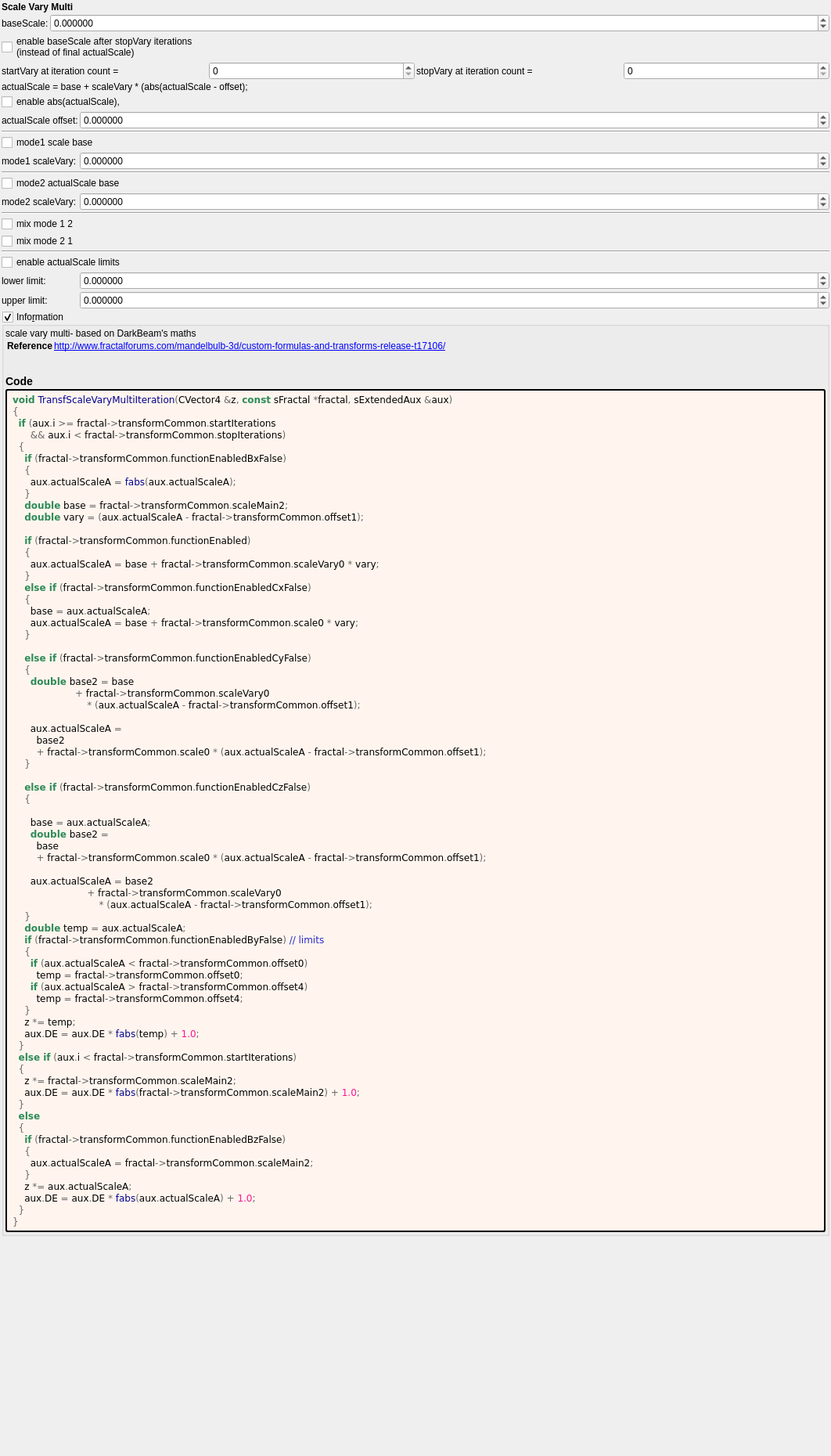
<?xml version="1.0" encoding="UTF-8"?>
<ui version="4.0">
 <class>transf_scale_vary_multi</class>
 <widget class="QWidget" name="Form">
  <property name="geometry">
   <rect>
    <x>0</x>
    <y>0</y>
    <width>1062</width>
    <height>1860</height>
   </rect>
  </property>
  <property name="windowTitle">
   <string notr="true">transf_scale_vary_multi</string>
  </property>
  <layout class="QVBoxLayout" name="verticalLayout">
   <property name="spacing">
    <number>2</number>
   </property>
   <property name="leftMargin">
    <number>2</number>
   </property>
   <property name="topMargin">
    <number>2</number>
   </property>
   <property name="rightMargin">
    <number>2</number>
   </property>
   <property name="bottomMargin">
    <number>2</number>
   </property>
   <item>
    <widget class="QLabel" name="label_141">
     <property name="font">
      <font>
       <weight>75</weight>
       <bold>true</bold>
      </font>
     </property>
     <property name="text">
      <string>Scale Vary Multi</string>
     </property>
    </widget>
   </item>
   <item>
    <layout class="QGridLayout" name="gridLayout_2" columnstretch="0,1">
     <property name="spacing">
      <number>2</number>
     </property>
     <item row="0" column="0">
      <widget class="QLabel" name="label_140">
       <property name="text">
        <string>baseScale:</string>
       </property>
      </widget>
     </item>
     <item row="0" column="1">
      <widget class="MyDoubleSpinBox" name="spinbox_transf_scale_main_2">
       <property name="sizePolicy">
        <sizepolicy hsizetype="Minimum" vsizetype="Maximum">
         <horstretch>0</horstretch>
         <verstretch>0</verstretch>
        </sizepolicy>
       </property>
       <property name="prefix">
        <string/>
       </property>
       <property name="suffix">
        <string/>
       </property>
       <property name="decimals">
        <number>6</number>
       </property>
       <property name="minimum">
        <double>-100000.000000000000000</double>
       </property>
       <property name="maximum">
        <double>100000.000000000000000</double>
       </property>
       <property name="singleStep">
        <double>0.100000000000000</double>
       </property>
      </widget>
     </item>
    </layout>
   </item>
   <item>
    <widget class="MyCheckBox" name="checkBox_transf_function_enabledBz_false">
     <property name="layoutDirection">
      <enum>Qt::LeftToRight</enum>
     </property>
     <property name="text">
      <string>enable baseScale after stopVary iterations
(instead of final actualScale)</string>
     </property>
    </widget>
   </item>
   <item>
    <layout class="QGridLayout" name="gridLayout">
     <item row="0" column="4">
      <widget class="MySpinBox" name="spinboxInt_transf_stop_iterations">
       <property name="sizePolicy">
        <sizepolicy hsizetype="Preferred" vsizetype="Maximum">
         <horstretch>0</horstretch>
         <verstretch>0</verstretch>
        </sizepolicy>
       </property>
       <property name="maximum">
        <number>999</number>
       </property>
      </widget>
     </item>
     <item row="0" column="2">
      <widget class="MySpinBox" name="spinboxInt_transf_start_iterations">
       <property name="sizePolicy">
        <sizepolicy hsizetype="Minimum" vsizetype="Maximum">
         <horstretch>0</horstretch>
         <verstretch>0</verstretch>
        </sizepolicy>
       </property>
       <property name="minimum">
        <number>0</number>
       </property>
       <property name="maximum">
        <number>999</number>
       </property>
       <property name="value">
        <number>0</number>
       </property>
      </widget>
     </item>
     <item row="0" column="3">
      <widget class="QLabel" name="label_48">
       <property name="text">
        <string>stopVary at iteration count =</string>
       </property>
       <property name="wordWrap">
        <bool>true</bool>
       </property>
      </widget>
     </item>
     <item row="0" column="1">
      <widget class="QLabel" name="label_66">
       <property name="text">
        <string>startVary at iteration count =</string>
       </property>
       <property name="wordWrap">
        <bool>true</bool>
       </property>
      </widget>
     </item>
    </layout>
   </item>
   <item>
    <widget class="QLabel" name="label_145">
     <property name="text">
      <string>actualScale = base + scaleVary * (abs(actualScale - offset);</string>
     </property>
    </widget>
   </item>
   <item>
    <layout class="QGridLayout" name="gridLayout_30" columnstretch="0,1">
     <property name="spacing">
      <number>2</number>
     </property>
     <item row="4" column="0">
      <widget class="QLabel" name="label_142">
       <property name="text">
        <string>mode1 scaleVary:</string>
       </property>
      </widget>
     </item>
     <item row="14" column="0">
      <widget class="QLabel" name="label_147">
       <property name="text">
        <string>upper limit:</string>
       </property>
      </widget>
     </item>
     <item row="8" column="0" colspan="2">
      <widget class="Line" name="line_4">
       <property name="orientation">
        <enum>Qt::Horizontal</enum>
       </property>
      </widget>
     </item>
     <item row="9" column="0">
      <widget class="MyCheckBox" name="checkBox_transf_function_enabledCy_false">
       <property name="text">
        <string>mix mode 1 2</string>
       </property>
      </widget>
     </item>
     <item row="1" column="1">
      <widget class="MyDoubleSpinBox" name="spinbox_transf_offset_1">
       <property name="sizePolicy">
        <sizepolicy hsizetype="Minimum" vsizetype="Maximum">
         <horstretch>0</horstretch>
         <verstretch>0</verstretch>
        </sizepolicy>
       </property>
       <property name="prefix">
        <string/>
       </property>
       <property name="suffix">
        <string/>
       </property>
       <property name="decimals">
        <number>6</number>
       </property>
       <property name="minimum">
        <double>-100000.000000000000000</double>
       </property>
       <property name="maximum">
        <double>100000.000000000000000</double>
       </property>
       <property name="singleStep">
        <double>0.100000000000000</double>
       </property>
      </widget>
     </item>
     <item row="7" column="0">
      <widget class="QLabel" name="label_144">
       <property name="text">
        <string>mode2 scaleVary:</string>
       </property>
      </widget>
     </item>
     <item row="13" column="1">
      <widget class="MyDoubleSpinBox" name="spinbox_transf_offset_0">
       <property name="sizePolicy">
        <sizepolicy hsizetype="Minimum" vsizetype="Maximum">
         <horstretch>0</horstretch>
         <verstretch>0</verstretch>
        </sizepolicy>
       </property>
       <property name="prefix">
        <string/>
       </property>
       <property name="suffix">
        <string/>
       </property>
       <property name="decimals">
        <number>6</number>
       </property>
       <property name="minimum">
        <double>-100000.000000000000000</double>
       </property>
       <property name="maximum">
        <double>100000.000000000000000</double>
       </property>
       <property name="singleStep">
        <double>0.100000000000000</double>
       </property>
      </widget>
     </item>
     <item row="5" column="0" colspan="2">
      <widget class="Line" name="line_3">
       <property name="orientation">
        <enum>Qt::Horizontal</enum>
       </property>
      </widget>
     </item>
     <item row="11" column="0" colspan="2">
      <widget class="Line" name="line_5">
       <property name="orientation">
        <enum>Qt::Horizontal</enum>
       </property>
      </widget>
     </item>
     <item row="13" column="0">
      <widget class="QLabel" name="label_146">
       <property name="text">
        <string>lower limit:</string>
       </property>
      </widget>
     </item>
     <item row="3" column="0" colspan="2">
      <widget class="MyCheckBox" name="checkBox_transf_function_enabled">
       <property name="text">
        <string>mode1 scale base</string>
       </property>
      </widget>
     </item>
     <item row="4" column="1">
      <widget class="MyDoubleSpinBox" name="spinbox_transf_scale_vary_0">
       <property name="sizePolicy">
        <sizepolicy hsizetype="Minimum" vsizetype="Maximum">
         <horstretch>0</horstretch>
         <verstretch>0</verstretch>
        </sizepolicy>
       </property>
       <property name="prefix">
        <string/>
       </property>
       <property name="suffix">
        <string/>
       </property>
       <property name="decimals">
        <number>6</number>
       </property>
       <property name="minimum">
        <double>-100000.000000000000000</double>
       </property>
       <property name="maximum">
        <double>100000.000000000000000</double>
       </property>
       <property name="singleStep">
        <double>0.100000000000000</double>
       </property>
      </widget>
     </item>
     <item row="14" column="1">
      <widget class="MyDoubleSpinBox" name="spinbox_transf_offset_4">
       <property name="sizePolicy">
        <sizepolicy hsizetype="Minimum" vsizetype="Maximum">
         <horstretch>0</horstretch>
         <verstretch>0</verstretch>
        </sizepolicy>
       </property>
       <property name="prefix">
        <string/>
       </property>
       <property name="suffix">
        <string/>
       </property>
       <property name="decimals">
        <number>6</number>
       </property>
       <property name="minimum">
        <double>-100000.000000000000000</double>
       </property>
       <property name="maximum">
        <double>100000.000000000000000</double>
       </property>
       <property name="singleStep">
        <double>0.100000000000000</double>
       </property>
      </widget>
     </item>
     <item row="1" column="0">
      <widget class="QLabel" name="label_143">
       <property name="text">
        <string>actualScale offset:</string>
       </property>
      </widget>
     </item>
     <item row="12" column="0" colspan="2">
      <widget class="MyCheckBox" name="checkBox_transf_function_enabledBy_false">
       <property name="text">
        <string>enable actualScale limits</string>
       </property>
      </widget>
     </item>
     <item row="7" column="1">
      <widget class="MyDoubleSpinBox" name="spinbox_transf_scale_0">
       <property name="sizePolicy">
        <sizepolicy hsizetype="Minimum" vsizetype="Maximum">
         <horstretch>0</horstretch>
         <verstretch>0</verstretch>
        </sizepolicy>
       </property>
       <property name="prefix">
        <string/>
       </property>
       <property name="suffix">
        <string/>
       </property>
       <property name="decimals">
        <number>6</number>
       </property>
       <property name="minimum">
        <double>-100000.000000000000000</double>
       </property>
       <property name="maximum">
        <double>100000.000000000000000</double>
       </property>
       <property name="singleStep">
        <double>0.100000000000000</double>
       </property>
      </widget>
     </item>
     <item row="0" column="0" colspan="2">
      <widget class="MyCheckBox" name="checkBox_transf_function_enabledBx_false">
       <property name="text">
        <string>enable abs(actualScale),</string>
       </property>
      </widget>
     </item>
     <item row="10" column="0">
      <widget class="MyCheckBox" name="checkBox_transf_function_enabledCz_false">
       <property name="text">
        <string>mix mode 2 1</string>
       </property>
      </widget>
     </item>
     <item row="6" column="0" colspan="2">
      <widget class="MyCheckBox" name="checkBox_transf_function_enabledCx_false">
       <property name="text">
        <string>mode2 actualScale base</string>
       </property>
      </widget>
     </item>
     <item row="2" column="0" colspan="2">
      <widget class="Line" name="line_6">
       <property name="orientation">
        <enum>Qt::Horizontal</enum>
       </property>
      </widget>
     </item>
    </layout>
   </item>
   <item>
    <widget class="MyGroupBox" name="groupCheck_info">
     <property name="title">
      <string>Info&amp;rmation</string>
     </property>
     <property name="flat">
      <bool>false</bool>
     </property>
     <property name="checkable">
      <bool>true</bool>
     </property>
     <layout class="QVBoxLayout" name="verticalLayout_2">
      <property name="spacing">
       <number>2</number>
      </property>
      <property name="leftMargin">
       <number>2</number>
      </property>
      <property name="topMargin">
       <number>2</number>
      </property>
      <property name="rightMargin">
       <number>2</number>
      </property>
      <property name="bottomMargin">
       <number>2</number>
      </property>
      <item>
       <widget class="QLabel" name="label_information_general">
        <property name="text">
         <string notr="true">&lt;p&gt;scale vary multi- based on DarkBeam's maths&lt;/p&gt;&lt;table&gt;
&lt;tr&gt;&lt;th&gt;Reference&lt;/th&gt;&lt;td&gt;&lt;a href=&quot;http://www.fractalforums.com/mandelbulb-3d/custom-formulas-and-transforms-release-t17106/&quot;&gt;http://www.fractalforums.com/mandelbulb-3d/custom-formulas-and-transforms-release-t17106/&lt;br&gt;
&lt;/td&gt;&lt;/tr&gt;
&lt;/table&gt;
&lt;h3&gt;Code&lt;/h3&gt;</string>
        </property>
        <property name="wordWrap">
         <bool>true</bool>
        </property>
        <property name="openExternalLinks">
         <bool>true</bool>
        </property>
        <property name="textInteractionFlags">
         <set>Qt::LinksAccessibleByMouse|Qt::TextSelectableByMouse</set>
        </property>
       </widget>
      </item>
      <item>
       <widget class="QLabel" name="label_code_content">
        <property name="styleSheet">
         <string notr="true">border-style: outset; border-width: 2px; border-radius: 3px; border-color: black; background-color: #fff5ee; padding: 4px;</string>
        </property>
        <property name="text">
         <string notr="true">&lt;body style=&quot;background-color:#fff5ee&quot;&gt;
&lt;pre style=&quot;color:#000000; background-color:#fff5ee;  font-family:'Courier New',monospace;&quot;&gt;&lt;span style=&quot;color:#2e8b57; font-weight:bold&quot;&gt;void&lt;/span&gt; &lt;span style=&quot;color:#00008f&quot;&gt;TransfScaleVaryMultiIteration&lt;/span&gt;&lt;span style=&quot;color:#676767&quot;&gt;(&lt;/span&gt;CVector4 &lt;span style=&quot;color:#676767&quot;&gt;&amp;amp;&lt;/span&gt;z&lt;span style=&quot;color:#676767&quot;&gt;,&lt;/span&gt; &lt;span style=&quot;color:#2e8b57; font-weight:bold&quot;&gt;const&lt;/span&gt; sFractal &lt;span style=&quot;color:#676767&quot;&gt;*&lt;/span&gt;fractal&lt;span style=&quot;color:#676767&quot;&gt;,&lt;/span&gt; sExtendedAux &lt;span style=&quot;color:#676767&quot;&gt;&amp;amp;&lt;/span&gt;aux&lt;span style=&quot;color:#676767&quot;&gt;)&lt;/span&gt;
&lt;span style=&quot;color:#676767&quot;&gt;{&lt;/span&gt;
  &lt;span style=&quot;color:#2e8b57; font-weight:bold&quot;&gt;if&lt;/span&gt; &lt;span style=&quot;color:#676767&quot;&gt;(&lt;/span&gt;aux&lt;span style=&quot;color:#676767&quot;&gt;.&lt;/span&gt;i &lt;span style=&quot;color:#676767&quot;&gt;&amp;gt;=&lt;/span&gt; fractal&lt;span style=&quot;color:#676767&quot;&gt;-&amp;gt;&lt;/span&gt;transformCommon&lt;span style=&quot;color:#676767&quot;&gt;.&lt;/span&gt;startIterations
      &lt;span style=&quot;color:#676767&quot;&gt;&amp;amp;&amp;amp;&lt;/span&gt; aux&lt;span style=&quot;color:#676767&quot;&gt;.&lt;/span&gt;i &lt;span style=&quot;color:#676767&quot;&gt;&amp;lt;&lt;/span&gt; fractal&lt;span style=&quot;color:#676767&quot;&gt;-&amp;gt;&lt;/span&gt;transformCommon&lt;span style=&quot;color:#676767&quot;&gt;.&lt;/span&gt;stopIterations&lt;span style=&quot;color:#676767&quot;&gt;)&lt;/span&gt;
  &lt;span style=&quot;color:#676767&quot;&gt;{&lt;/span&gt;
    &lt;span style=&quot;color:#2e8b57; font-weight:bold&quot;&gt;if&lt;/span&gt; &lt;span style=&quot;color:#676767&quot;&gt;(&lt;/span&gt;fractal&lt;span style=&quot;color:#676767&quot;&gt;-&amp;gt;&lt;/span&gt;transformCommon&lt;span style=&quot;color:#676767&quot;&gt;.&lt;/span&gt;functionEnabledBxFalse&lt;span style=&quot;color:#676767&quot;&gt;)&lt;/span&gt;
    &lt;span style=&quot;color:#676767&quot;&gt;{&lt;/span&gt;
      aux&lt;span style=&quot;color:#676767&quot;&gt;.&lt;/span&gt;actualScaleA &lt;span style=&quot;color:#676767&quot;&gt;=&lt;/span&gt; &lt;span style=&quot;color:#00008f&quot;&gt;fabs&lt;/span&gt;&lt;span style=&quot;color:#676767&quot;&gt;(&lt;/span&gt;aux&lt;span style=&quot;color:#676767&quot;&gt;.&lt;/span&gt;actualScaleA&lt;span style=&quot;color:#676767&quot;&gt;);&lt;/span&gt;
    &lt;span style=&quot;color:#676767&quot;&gt;}&lt;/span&gt;
    &lt;span style=&quot;color:#2e8b57; font-weight:bold&quot;&gt;double&lt;/span&gt; base &lt;span style=&quot;color:#676767&quot;&gt;=&lt;/span&gt; fractal&lt;span style=&quot;color:#676767&quot;&gt;-&amp;gt;&lt;/span&gt;transformCommon&lt;span style=&quot;color:#676767&quot;&gt;.&lt;/span&gt;scaleMain2&lt;span style=&quot;color:#676767&quot;&gt;;&lt;/span&gt;
    &lt;span style=&quot;color:#2e8b57; font-weight:bold&quot;&gt;double&lt;/span&gt; vary &lt;span style=&quot;color:#676767&quot;&gt;= (&lt;/span&gt;aux&lt;span style=&quot;color:#676767&quot;&gt;.&lt;/span&gt;actualScaleA &lt;span style=&quot;color:#676767&quot;&gt;-&lt;/span&gt; fractal&lt;span style=&quot;color:#676767&quot;&gt;-&amp;gt;&lt;/span&gt;transformCommon&lt;span style=&quot;color:#676767&quot;&gt;.&lt;/span&gt;offset1&lt;span style=&quot;color:#676767&quot;&gt;);&lt;/span&gt;

    &lt;span style=&quot;color:#2e8b57; font-weight:bold&quot;&gt;if&lt;/span&gt; &lt;span style=&quot;color:#676767&quot;&gt;(&lt;/span&gt;fractal&lt;span style=&quot;color:#676767&quot;&gt;-&amp;gt;&lt;/span&gt;transformCommon&lt;span style=&quot;color:#676767&quot;&gt;.&lt;/span&gt;functionEnabled&lt;span style=&quot;color:#676767&quot;&gt;)&lt;/span&gt;
    &lt;span style=&quot;color:#676767&quot;&gt;{&lt;/span&gt;
      aux&lt;span style=&quot;color:#676767&quot;&gt;.&lt;/span&gt;actualScaleA &lt;span style=&quot;color:#676767&quot;&gt;=&lt;/span&gt; base &lt;span style=&quot;color:#676767&quot;&gt;+&lt;/span&gt; fractal&lt;span style=&quot;color:#676767&quot;&gt;-&amp;gt;&lt;/span&gt;transformCommon&lt;span style=&quot;color:#676767&quot;&gt;.&lt;/span&gt;scaleVary0 &lt;span style=&quot;color:#676767&quot;&gt;*&lt;/span&gt; vary&lt;span style=&quot;color:#676767&quot;&gt;;&lt;/span&gt;
    &lt;span style=&quot;color:#676767&quot;&gt;}&lt;/span&gt;
    &lt;span style=&quot;color:#2e8b57; font-weight:bold&quot;&gt;else if&lt;/span&gt; &lt;span style=&quot;color:#676767&quot;&gt;(&lt;/span&gt;fractal&lt;span style=&quot;color:#676767&quot;&gt;-&amp;gt;&lt;/span&gt;transformCommon&lt;span style=&quot;color:#676767&quot;&gt;.&lt;/span&gt;functionEnabledCxFalse&lt;span style=&quot;color:#676767&quot;&gt;)&lt;/span&gt;
    &lt;span style=&quot;color:#676767&quot;&gt;{&lt;/span&gt;
      base &lt;span style=&quot;color:#676767&quot;&gt;=&lt;/span&gt; aux&lt;span style=&quot;color:#676767&quot;&gt;.&lt;/span&gt;actualScaleA&lt;span style=&quot;color:#676767&quot;&gt;;&lt;/span&gt;
      aux&lt;span style=&quot;color:#676767&quot;&gt;.&lt;/span&gt;actualScaleA &lt;span style=&quot;color:#676767&quot;&gt;=&lt;/span&gt; base &lt;span style=&quot;color:#676767&quot;&gt;+&lt;/span&gt; fractal&lt;span style=&quot;color:#676767&quot;&gt;-&amp;gt;&lt;/span&gt;transformCommon&lt;span style=&quot;color:#676767&quot;&gt;.&lt;/span&gt;scale0 &lt;span style=&quot;color:#676767&quot;&gt;*&lt;/span&gt; vary&lt;span style=&quot;color:#676767&quot;&gt;;&lt;/span&gt;
    &lt;span style=&quot;color:#676767&quot;&gt;}&lt;/span&gt;

    &lt;span style=&quot;color:#2e8b57; font-weight:bold&quot;&gt;else if&lt;/span&gt; &lt;span style=&quot;color:#676767&quot;&gt;(&lt;/span&gt;fractal&lt;span style=&quot;color:#676767&quot;&gt;-&amp;gt;&lt;/span&gt;transformCommon&lt;span style=&quot;color:#676767&quot;&gt;.&lt;/span&gt;functionEnabledCyFalse&lt;span style=&quot;color:#676767&quot;&gt;)&lt;/span&gt;
    &lt;span style=&quot;color:#676767&quot;&gt;{&lt;/span&gt;
      &lt;span style=&quot;color:#2e8b57; font-weight:bold&quot;&gt;double&lt;/span&gt; base2 &lt;span style=&quot;color:#676767&quot;&gt;=&lt;/span&gt; base
                     &lt;span style=&quot;color:#676767&quot;&gt;+&lt;/span&gt; fractal&lt;span style=&quot;color:#676767&quot;&gt;-&amp;gt;&lt;/span&gt;transformCommon&lt;span style=&quot;color:#676767&quot;&gt;.&lt;/span&gt;scaleVary0
                         &lt;span style=&quot;color:#676767&quot;&gt;* (&lt;/span&gt;aux&lt;span style=&quot;color:#676767&quot;&gt;.&lt;/span&gt;actualScaleA &lt;span style=&quot;color:#676767&quot;&gt;-&lt;/span&gt; fractal&lt;span style=&quot;color:#676767&quot;&gt;-&amp;gt;&lt;/span&gt;transformCommon&lt;span style=&quot;color:#676767&quot;&gt;.&lt;/span&gt;offset1&lt;span style=&quot;color:#676767&quot;&gt;);&lt;/span&gt;

      aux&lt;span style=&quot;color:#676767&quot;&gt;.&lt;/span&gt;actualScaleA &lt;span style=&quot;color:#676767&quot;&gt;=&lt;/span&gt;
        base2
        &lt;span style=&quot;color:#676767&quot;&gt;+&lt;/span&gt; fractal&lt;span style=&quot;color:#676767&quot;&gt;-&amp;gt;&lt;/span&gt;transformCommon&lt;span style=&quot;color:#676767&quot;&gt;.&lt;/span&gt;scale0 &lt;span style=&quot;color:#676767&quot;&gt;* (&lt;/span&gt;aux&lt;span style=&quot;color:#676767&quot;&gt;.&lt;/span&gt;actualScaleA &lt;span style=&quot;color:#676767&quot;&gt;-&lt;/span&gt; fractal&lt;span style=&quot;color:#676767&quot;&gt;-&amp;gt;&lt;/span&gt;transformCommon&lt;span style=&quot;color:#676767&quot;&gt;.&lt;/span&gt;offset1&lt;span style=&quot;color:#676767&quot;&gt;);&lt;/span&gt;
    &lt;span style=&quot;color:#676767&quot;&gt;}&lt;/span&gt;

    &lt;span style=&quot;color:#2e8b57; font-weight:bold&quot;&gt;else if&lt;/span&gt; &lt;span style=&quot;color:#676767&quot;&gt;(&lt;/span&gt;fractal&lt;span style=&quot;color:#676767&quot;&gt;-&amp;gt;&lt;/span&gt;transformCommon&lt;span style=&quot;color:#676767&quot;&gt;.&lt;/span&gt;functionEnabledCzFalse&lt;span style=&quot;color:#676767&quot;&gt;)&lt;/span&gt;
    &lt;span style=&quot;color:#676767&quot;&gt;{&lt;/span&gt;

      base &lt;span style=&quot;color:#676767&quot;&gt;=&lt;/span&gt; aux&lt;span style=&quot;color:#676767&quot;&gt;.&lt;/span&gt;actualScaleA&lt;span style=&quot;color:#676767&quot;&gt;;&lt;/span&gt;
      &lt;span style=&quot;color:#2e8b57; font-weight:bold&quot;&gt;double&lt;/span&gt; base2 &lt;span style=&quot;color:#676767&quot;&gt;=&lt;/span&gt;
        base
        &lt;span style=&quot;color:#676767&quot;&gt;+&lt;/span&gt; fractal&lt;span style=&quot;color:#676767&quot;&gt;-&amp;gt;&lt;/span&gt;transformCommon&lt;span style=&quot;color:#676767&quot;&gt;.&lt;/span&gt;scale0 &lt;span style=&quot;color:#676767&quot;&gt;* (&lt;/span&gt;aux&lt;span style=&quot;color:#676767&quot;&gt;.&lt;/span&gt;actualScaleA &lt;span style=&quot;color:#676767&quot;&gt;-&lt;/span&gt; fractal&lt;span style=&quot;color:#676767&quot;&gt;-&amp;gt;&lt;/span&gt;transformCommon&lt;span style=&quot;color:#676767&quot;&gt;.&lt;/span&gt;offset1&lt;span style=&quot;color:#676767&quot;&gt;);&lt;/span&gt;

      aux&lt;span style=&quot;color:#676767&quot;&gt;.&lt;/span&gt;actualScaleA &lt;span style=&quot;color:#676767&quot;&gt;=&lt;/span&gt; base2
                         &lt;span style=&quot;color:#676767&quot;&gt;+&lt;/span&gt; fractal&lt;span style=&quot;color:#676767&quot;&gt;-&amp;gt;&lt;/span&gt;transformCommon&lt;span style=&quot;color:#676767&quot;&gt;.&lt;/span&gt;scaleVary0
                             &lt;span style=&quot;color:#676767&quot;&gt;* (&lt;/span&gt;aux&lt;span style=&quot;color:#676767&quot;&gt;.&lt;/span&gt;actualScaleA &lt;span style=&quot;color:#676767&quot;&gt;-&lt;/span&gt; fractal&lt;span style=&quot;color:#676767&quot;&gt;-&amp;gt;&lt;/span&gt;transformCommon&lt;span style=&quot;color:#676767&quot;&gt;.&lt;/span&gt;offset1&lt;span style=&quot;color:#676767&quot;&gt;);&lt;/span&gt;
    &lt;span style=&quot;color:#676767&quot;&gt;}&lt;/span&gt;
    &lt;span style=&quot;color:#2e8b57; font-weight:bold&quot;&gt;double&lt;/span&gt; temp &lt;span style=&quot;color:#676767&quot;&gt;=&lt;/span&gt; aux&lt;span style=&quot;color:#676767&quot;&gt;.&lt;/span&gt;actualScaleA&lt;span style=&quot;color:#676767&quot;&gt;;&lt;/span&gt;
    &lt;span style=&quot;color:#2e8b57; font-weight:bold&quot;&gt;if&lt;/span&gt; &lt;span style=&quot;color:#676767&quot;&gt;(&lt;/span&gt;fractal&lt;span style=&quot;color:#676767&quot;&gt;-&amp;gt;&lt;/span&gt;transformCommon&lt;span style=&quot;color:#676767&quot;&gt;.&lt;/span&gt;functionEnabledByFalse&lt;span style=&quot;color:#676767&quot;&gt;)&lt;/span&gt; &lt;span style=&quot;color:#2929cc&quot;&gt;// limits&lt;/span&gt;
    &lt;span style=&quot;color:#676767&quot;&gt;{&lt;/span&gt;
      &lt;span style=&quot;color:#2e8b57; font-weight:bold&quot;&gt;if&lt;/span&gt; &lt;span style=&quot;color:#676767&quot;&gt;(&lt;/span&gt;aux&lt;span style=&quot;color:#676767&quot;&gt;.&lt;/span&gt;actualScaleA &lt;span style=&quot;color:#676767&quot;&gt;&amp;lt;&lt;/span&gt; fractal&lt;span style=&quot;color:#676767&quot;&gt;-&amp;gt;&lt;/span&gt;transformCommon&lt;span style=&quot;color:#676767&quot;&gt;.&lt;/span&gt;offset0&lt;span style=&quot;color:#676767&quot;&gt;)&lt;/span&gt;
        temp &lt;span style=&quot;color:#676767&quot;&gt;=&lt;/span&gt; fractal&lt;span style=&quot;color:#676767&quot;&gt;-&amp;gt;&lt;/span&gt;transformCommon&lt;span style=&quot;color:#676767&quot;&gt;.&lt;/span&gt;offset0&lt;span style=&quot;color:#676767&quot;&gt;;&lt;/span&gt;
      &lt;span style=&quot;color:#2e8b57; font-weight:bold&quot;&gt;if&lt;/span&gt; &lt;span style=&quot;color:#676767&quot;&gt;(&lt;/span&gt;aux&lt;span style=&quot;color:#676767&quot;&gt;.&lt;/span&gt;actualScaleA &lt;span style=&quot;color:#676767&quot;&gt;&amp;gt;&lt;/span&gt; fractal&lt;span style=&quot;color:#676767&quot;&gt;-&amp;gt;&lt;/span&gt;transformCommon&lt;span style=&quot;color:#676767&quot;&gt;.&lt;/span&gt;offset4&lt;span style=&quot;color:#676767&quot;&gt;)&lt;/span&gt;
        temp &lt;span style=&quot;color:#676767&quot;&gt;=&lt;/span&gt; fractal&lt;span style=&quot;color:#676767&quot;&gt;-&amp;gt;&lt;/span&gt;transformCommon&lt;span style=&quot;color:#676767&quot;&gt;.&lt;/span&gt;offset4&lt;span style=&quot;color:#676767&quot;&gt;;&lt;/span&gt;
    &lt;span style=&quot;color:#676767&quot;&gt;}&lt;/span&gt;
    z &lt;span style=&quot;color:#676767&quot;&gt;*=&lt;/span&gt; temp&lt;span style=&quot;color:#676767&quot;&gt;;&lt;/span&gt;
    aux&lt;span style=&quot;color:#676767&quot;&gt;.&lt;/span&gt;DE &lt;span style=&quot;color:#676767&quot;&gt;=&lt;/span&gt; aux&lt;span style=&quot;color:#676767&quot;&gt;.&lt;/span&gt;DE &lt;span style=&quot;color:#676767&quot;&gt;*&lt;/span&gt; &lt;span style=&quot;color:#00008f&quot;&gt;fabs&lt;/span&gt;&lt;span style=&quot;color:#676767&quot;&gt;(&lt;/span&gt;temp&lt;span style=&quot;color:#676767&quot;&gt;) +&lt;/span&gt; &lt;span style=&quot;color:#ff1493&quot;&gt;1.0&lt;/span&gt;&lt;span style=&quot;color:#676767&quot;&gt;;&lt;/span&gt;
  &lt;span style=&quot;color:#676767&quot;&gt;}&lt;/span&gt;
  &lt;span style=&quot;color:#2e8b57; font-weight:bold&quot;&gt;else if&lt;/span&gt; &lt;span style=&quot;color:#676767&quot;&gt;(&lt;/span&gt;aux&lt;span style=&quot;color:#676767&quot;&gt;.&lt;/span&gt;i &lt;span style=&quot;color:#676767&quot;&gt;&amp;lt;&lt;/span&gt; fractal&lt;span style=&quot;color:#676767&quot;&gt;-&amp;gt;&lt;/span&gt;transformCommon&lt;span style=&quot;color:#676767&quot;&gt;.&lt;/span&gt;startIterations&lt;span style=&quot;color:#676767&quot;&gt;)&lt;/span&gt;
  &lt;span style=&quot;color:#676767&quot;&gt;{&lt;/span&gt;
    z &lt;span style=&quot;color:#676767&quot;&gt;*=&lt;/span&gt; fractal&lt;span style=&quot;color:#676767&quot;&gt;-&amp;gt;&lt;/span&gt;transformCommon&lt;span style=&quot;color:#676767&quot;&gt;.&lt;/span&gt;scaleMain2&lt;span style=&quot;color:#676767&quot;&gt;;&lt;/span&gt;
    aux&lt;span style=&quot;color:#676767&quot;&gt;.&lt;/span&gt;DE &lt;span style=&quot;color:#676767&quot;&gt;=&lt;/span&gt; aux&lt;span style=&quot;color:#676767&quot;&gt;.&lt;/span&gt;DE &lt;span style=&quot;color:#676767&quot;&gt;*&lt;/span&gt; &lt;span style=&quot;color:#00008f&quot;&gt;fabs&lt;/span&gt;&lt;span style=&quot;color:#676767&quot;&gt;(&lt;/span&gt;fractal&lt;span style=&quot;color:#676767&quot;&gt;-&amp;gt;&lt;/span&gt;transformCommon&lt;span style=&quot;color:#676767&quot;&gt;.&lt;/span&gt;scaleMain2&lt;span style=&quot;color:#676767&quot;&gt;) +&lt;/span&gt; &lt;span style=&quot;color:#ff1493&quot;&gt;1.0&lt;/span&gt;&lt;span style=&quot;color:#676767&quot;&gt;;&lt;/span&gt;
  &lt;span style=&quot;color:#676767&quot;&gt;}&lt;/span&gt;
  &lt;span style=&quot;color:#2e8b57; font-weight:bold&quot;&gt;else&lt;/span&gt;
  &lt;span style=&quot;color:#676767&quot;&gt;{&lt;/span&gt;
    &lt;span style=&quot;color:#2e8b57; font-weight:bold&quot;&gt;if&lt;/span&gt; &lt;span style=&quot;color:#676767&quot;&gt;(&lt;/span&gt;fractal&lt;span style=&quot;color:#676767&quot;&gt;-&amp;gt;&lt;/span&gt;transformCommon&lt;span style=&quot;color:#676767&quot;&gt;.&lt;/span&gt;functionEnabledBzFalse&lt;span style=&quot;color:#676767&quot;&gt;)&lt;/span&gt;
    &lt;span style=&quot;color:#676767&quot;&gt;{&lt;/span&gt;
      aux&lt;span style=&quot;color:#676767&quot;&gt;.&lt;/span&gt;actualScaleA &lt;span style=&quot;color:#676767&quot;&gt;=&lt;/span&gt; fractal&lt;span style=&quot;color:#676767&quot;&gt;-&amp;gt;&lt;/span&gt;transformCommon&lt;span style=&quot;color:#676767&quot;&gt;.&lt;/span&gt;scaleMain2&lt;span style=&quot;color:#676767&quot;&gt;;&lt;/span&gt;
    &lt;span style=&quot;color:#676767&quot;&gt;}&lt;/span&gt;
    z &lt;span style=&quot;color:#676767&quot;&gt;*=&lt;/span&gt; aux&lt;span style=&quot;color:#676767&quot;&gt;.&lt;/span&gt;actualScaleA&lt;span style=&quot;color:#676767&quot;&gt;;&lt;/span&gt;
    aux&lt;span style=&quot;color:#676767&quot;&gt;.&lt;/span&gt;DE &lt;span style=&quot;color:#676767&quot;&gt;=&lt;/span&gt; aux&lt;span style=&quot;color:#676767&quot;&gt;.&lt;/span&gt;DE &lt;span style=&quot;color:#676767&quot;&gt;*&lt;/span&gt; &lt;span style=&quot;color:#00008f&quot;&gt;fabs&lt;/span&gt;&lt;span style=&quot;color:#676767&quot;&gt;(&lt;/span&gt;aux&lt;span style=&quot;color:#676767&quot;&gt;.&lt;/span&gt;actualScaleA&lt;span style=&quot;color:#676767&quot;&gt;) +&lt;/span&gt; &lt;span style=&quot;color:#ff1493&quot;&gt;1.0&lt;/span&gt;&lt;span style=&quot;color:#676767&quot;&gt;;&lt;/span&gt;
  &lt;span style=&quot;color:#676767&quot;&gt;}&lt;/span&gt;
&lt;span style=&quot;color:#676767&quot;&gt;}&lt;/span&gt;
&lt;/pre&gt;
&lt;/body&gt;</string>
        </property>
        <property name="wordWrap">
         <bool>true</bool>
        </property>
        <property name="openExternalLinks">
         <bool>true</bool>
        </property>
        <property name="textInteractionFlags">
         <set>Qt::LinksAccessibleByMouse|Qt::TextSelectableByMouse</set>
        </property>
       </widget>
      </item>
     </layout>
    </widget>
   </item>
   <item>
    <spacer name="verticalSpacer">
     <property name="orientation">
      <enum>Qt::Vertical</enum>
     </property>
     <property name="sizeHint" stdset="0">
      <size>
       <width>20</width>
       <height>40</height>
      </size>
     </property>
    </spacer>
   </item>
  </layout>
 </widget>
 <customwidgets>
  <customwidget>
   <class>MyDoubleSpinBox</class>
   <extends>QDoubleSpinBox</extends>
   <header>my_double_spin_box.h</header>
  </customwidget>
  <customwidget>
   <class>MyGroupBox</class>
   <extends>QGroupBox</extends>
   <header>my_group_box.h</header>
   <container>1</container>
  </customwidget>
  <customwidget>
   <class>MySpinBox</class>
   <extends>QSpinBox</extends>
   <header>my_spin_box.h</header>
  </customwidget>
  <customwidget>
   <class>MyCheckBox</class>
   <extends>QCheckBox</extends>
   <header>my_check_box.h</header>
  </customwidget>
 </customwidgets>
 <tabstops>
  <tabstop>groupCheck_info</tabstop>
 </tabstops>
 <resources/>
 <connections/>
</ui>
